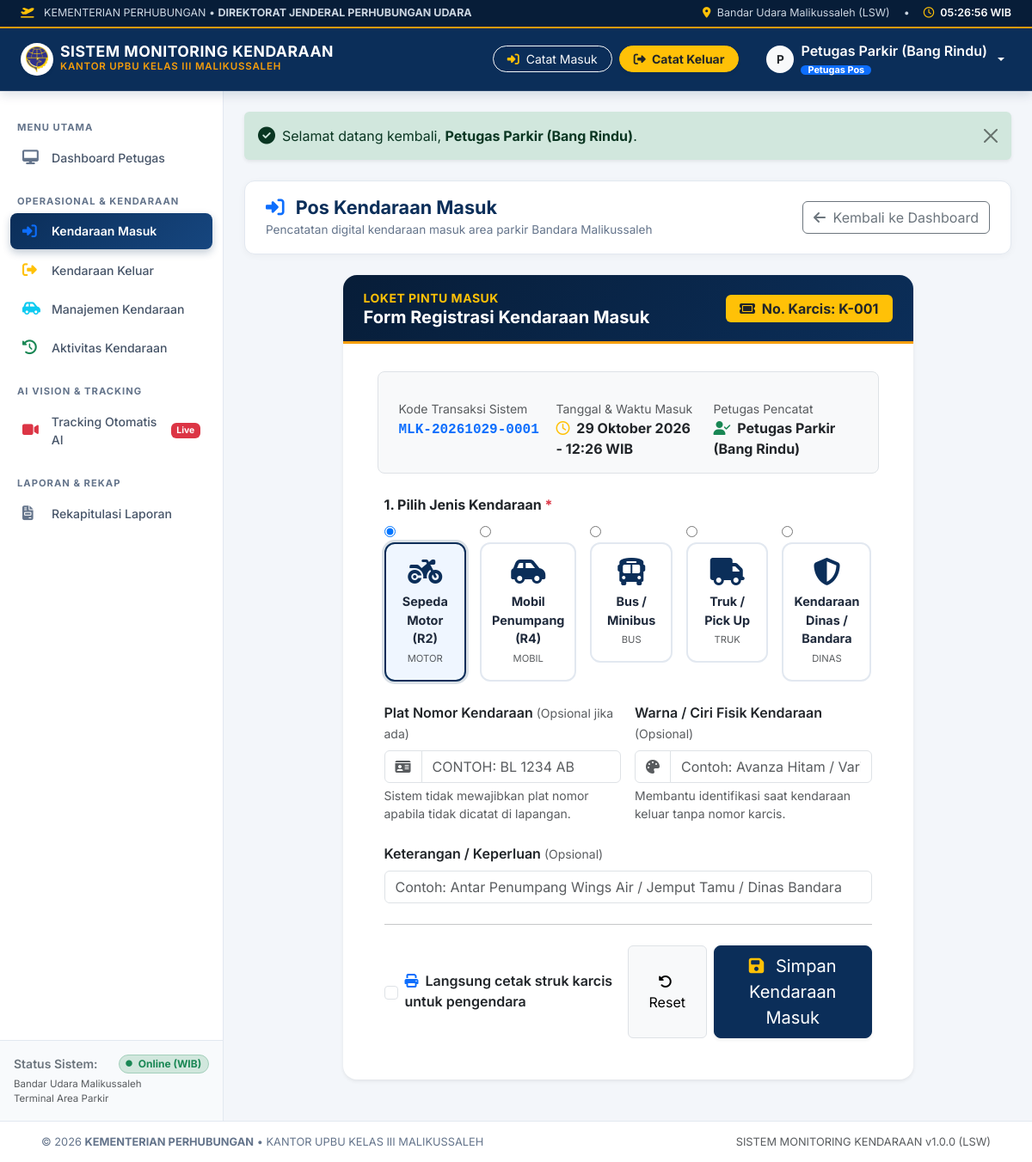
Screenshot of /petugas/masuk.php (signed in) with the database file from the repository.
### tables this page shows
CREATE TABLE `jenis_kendaraan` (
    `id` INT AUTO_INCREMENT PRIMARY KEY,
    `nama_jenis` VARCHAR(50) NOT NULL,
    `kode_kategori` VARCHAR(20) NOT NULL UNIQUE,
    `icon_class` VARCHAR(50) DEFAULT 'fa-solid fa-car',
    `warna_badge` VARCHAR(30) DEFAULT 'primary',
    `urutan` INT DEFAULT 1,
    `status` ENUM('aktif', 'nonaktif') NOT NULL DEFAULT 'aktif',
    `created_at` DATETIME DEFAULT CURRENT_TIMESTAMP
);

### petugas/masuk.php (the view, shortened to what this page needs)
<?php
$pdo = getDB();
$now_time = date('H:i');
$stmt_jenis = $pdo->query("SELECT * FROM jenis_kendaraan WHERE status = 'aktif' ORDER BY urutan ASC");
$jenis_list = $stmt_jenis->fetchAll();
$next_kode = generate_kode_transaksi($pdo);
$next_karcis = generate_nomor_karcis($pdo);
require_once __DIR__ . '/../includes/header.php';
?>
<div class="page-header-box">
    <div>
        <h1 class="page-header-title">
            <i class="fa-solid fa-right-to-bracket text-primary me-2"></i> Pos Kendaraan Masuk
        </h1>
        <div class="page-header-subtitle">
            Pencatatan digital kendaraan masuk area parkir Bandara Malikussaleh
        </div>
    </div>
    <a href="<?= BASE_URL ?>/petugas/dashboard.php" class="btn btn-outline-secondary">
        <i class="fa-solid fa-arrow-left me-1"></i> Kembali ke Dashboard
    </a>
</div>
<div class="row justify-content-center">
    <div class="col-lg-10 col-xl-9">
        <div class="card border-0 shadow-sm rounded-4 overflow-hidden mb-4">
            <div class="bg-primary text-white p-3 px-4 d-flex justify-content-between align-items-center" style="background: linear-gradient(135deg, #071d38 0%, #0b2e59 100%) !important; border-bottom: 3px solid #f59e0b;">
                <div>
                    <div class="small text-warning text-uppercase fw-bold" style="letter-spacing: 0.5px;">Loket Pintu Masuk</div>
                    <h5 class="mb-0 fw-bold">Form Registrasi Kendaraan Masuk</h5>
                </div>
                <div class="text-end">
                    <span class="badge bg-warning text-dark px-3 py-2 fs-6 fw-bold">
                        <i class="fa-solid fa-ticket me-1"></i> No. Karcis: <?= $next_karcis ?>
                    </span>
                </div>
            </div>
            <div class="card-body p-4 p-md-5">
                <form action="" method="POST" id="formMasuk">
                    <div class="row g-3 p-3 bg-light rounded-3 border mb-4">
                        <div class="col-md-4">
                            <label class="small text-muted d-block">Kode Transaksi Sistem</label>
                            <span class="fw-bold text-primary font-monospace"><?= $next_kode ?></span>
                        </div>
                        <div class="col-md-4">
                            <label class="small text-muted d-block">Tanggal & Waktu Masuk</label>
                            <span class="fw-bold text-dark"><i class="fa-regular fa-clock me-1 text-warning"></i> <?= format_tanggal_indo($today) ?> - <?= $now_time ?> WIB</span>
                        </div>
                        <div class="col-md-4">
                            <label class="small text-muted d-block">Petugas Pencatat</label>
                            <span class="fw-bold text-dark"><i class="fa-solid fa-user-check me-1 text-success"></i> <?= e($_SESSION['user_nama']) ?></span>
                        </div>
                    </div>
                    <div class="mb-4">
                        <label class="form-label fw-bold text-dark fs-6 mb-2">
                            1. Pilih Jenis Kendaraan <span class="text-danger">*</span>
                        </label>
                        <div class="row g-3">
                            <?php foreach ($jenis_list as $index => $j): ?>
                                <div class="col-6 col-md-4 col-lg">
                                    <label class="w-100 mb-0">
                                        <input type="radio" name="jenis_kendaraan_id" value="<?= $j['id'] ?>" class="vehicle-radio" <?= $index === 0 ? 'checked' : '' ?> required>
                                        <div class="btn-vehicle-select <?= $index === 0 ? 'selected' : '' ?>">
                                            <i class="<?= e($j['icon_class']) ?> v-icon"></i>
                                            <span class="v-name"><?= e($j['nama_jenis']) ?></span>
                                            <small class="text-muted mt-1" style="font-size: 0.7rem;"><?= e($j['kode_kategori']) ?></small>
                                        </div>
                                    </label>
                                </div>
                            <?php endforeach; ?>
                        </div>
                    </div>
                    <div class="row g-3 mb-4">
                        <div class="col-md-6">
                            <label for="plat_nomor" class="form-label fw-semibold text-dark">
                                Plat Nomor Kendaraan <span class="text-muted small fw-normal">(Opsional jika ada)</span>
                            </label>
                            <div class="input-group">
                                <span class="input-group-text bg-white"><i class="fa-solid fa-id-card text-muted"></i></span>
                                <input type="text" class="form-control text-uppercase" id="plat_nomor" name="plat_nomor" placeholder="Contoh: BL 1234 AB" autocomplete="off">
                            </div>
                            <div class="form-text small text-muted">Sistem tidak mewajibkan plat nomor apabila tidak dicatat di lapangan.</div>
                        </div>
                        <div class="col-md-6">
                            <label for="ciri_kendaraan" class="form-label fw-semibold text-dark">
                                Warna / Ciri Fisik Kendaraan <span class="text-muted small fw-normal">(Opsional)</span>
                            </label>
                            <div class="input-group">
                                <span class="input-group-text bg-white"><i class="fa-solid fa-palette text-muted"></i></span>
                                <input type="text" class="form-control" id="ciri_kendaraan" name="ciri_kendaraan" placeholder="Contoh: Avanza Hitam / Vario Putih" autocomplete="off">
                            </div>
                            <div class="form-text small text-muted">Membantu identifikasi saat kendaraan keluar tanpa nomor karcis.</div>
                        </div>
                    </div>
                    <div class="mb-4">
                        <label for="keterangan" class="form-label fw-semibold text-dark">
                            Keterangan / Keperluan <span class="text-muted small fw-normal">(Opsional)</span>
                        </label>
                        <input type="text" class="form-control" id="keterangan" name="keterangan" placeholder="Contoh: Antar Penumpang Wings Air / Jemput Tamu / Dinas Bandara" autocomplete="off">
                    </div>
                    <hr class="my-4">
                    <div class="d-flex flex-column flex-sm-row justify-content-between gap-3">
                        <div class="form-check d-flex align-items-center">
                            <input class="form-check-input me-2" type="checkbox" name="cetak_karcis" id="cetak_karcis" value="1">
                            <label class="form-check-label fw-semibold text-dark" for="cetak_karcis">
                                <i class="fa-solid fa-print me-1 text-primary"></i> Langsung cetak struk karcis untuk pengendara
                            </label>
                        </div>
                        <div class="d-flex gap-2">
                            <button type="reset" class="btn btn-light border px-4">
                                <i class="fa-solid fa-rotate-left me-1"></i> Reset
                            </button>
                            <button type="submit" name="simpan_masuk" value="1" class="btn btn-primary btn-lg px-4 shadow-sm" style="background: #0b2e59; border-color: #0b2e59;">
                                <i class="fa-solid fa-floppy-disk me-2 text-warning"></i> Simpan Kendaraan Masuk
                            </button>
                        </div>
                    </div>
                </form>
            </div>
        </div>
    </div>
</div>
<?php require_once __DIR__ . '/../includes/footer.php'; ?>

### assets/css/kemenhub-theme.css (style rules this page uses)
:root { --kemenhub-navy: #0b2e59; --kemenhub-navy-dark: #071d38; --kemenhub-navy-light: #16467f; --kemenhub-gold: #f59e0b; --kemenhub-gold-hover: #d97706; --kemenhub-gold-soft: #fef3c7; --kemenhub-sky: #0ea5e9; --kemenhub-bg: #f3f6fa; --kemenhub-card-bg: #ffffff; --kemenhub-border: #e2e8f0; --kemenhub-text: #1e293b; --kemenhub-text-muted: #64748b; --sidebar-width: 260px; }
body { font-family: 'Inter', system-ui, -apple-system, BlinkMacSystemFont, "Segoe UI", Roboto, sans-serif; background-color: var(--kemenhub-bg); color: var(--kemenhub-text); min-height: 100vh; display: flex; flex-direction: column; }
.page-header-box { background: #ffffff; border-radius: 12px; padding: 18px 24px; margin-bottom: 24px; box-shadow: 0 2px 8px rgba(0, 0, 0, 0.04); border: 1px solid var(--kemenhub-border); display: flex; justify-content: space-between; align-items: center; flex-wrap: wrap; gap: 12px; }
.page-header-title { font-size: 1.35rem; font-weight: 700; color: var(--kemenhub-navy); margin-bottom: 2px; }
.page-header-subtitle { font-size: 0.85rem; color: var(--kemenhub-text-muted); }
.btn-vehicle-select { padding: 16px 12px; border-radius: 12px; border: 2px solid var(--kemenhub-border); background: #ffffff; text-align: center; cursor: pointer; transition: all 0.2s ease; display: flex; flex-direction: column; align-items: center; justify-content: center; width: 100%; }
.btn-vehicle-select.selected, .vehicle-radio:checked + .btn-vehicle-select { border-color: var(--kemenhub-navy); background: #eff6ff; box-shadow: 0 0 0 3px rgba(11, 46, 89, 0.15); }
.btn-vehicle-select .v-icon { font-size: 2rem; color: var(--kemenhub-navy); margin-bottom: 8px; }
.btn-vehicle-select .v-name { font-weight: 700; font-size: 0.9rem; color: var(--kemenhub-text); }

### rows the page displays
jenis_kendaraan: nama_jenis "Sepeda Motor (R2)", kode_kategori "MOTOR"
jenis_kendaraan: nama_jenis "Mobil Penumpang (R4)", kode_kategori "MOBIL"
jenis_kendaraan: nama_jenis "Bus / Minibus", kode_kategori "BUS"
jenis_kendaraan: nama_jenis "Truk / Pick Up", kode_kategori "TRUK"
jenis_kendaraan: nama_jenis "Kendaraan Dinas / Bandara", kode_kategori "DINAS"

### other values shown
INSTANSI_NAME "KEMENTERIAN PERHUBUNGAN"
INSTANSI_SUB "DIREKTORAT JENDERAL PERHUBUNGAN UDARA"
AIRPORT_NAME "Bandar Udara Malikussaleh"
AIRPORT_CODE "LSW"
APP_NAME "SISTEM MONITORING KENDARAAN"
UPBU_NAME "KANTOR UPBU KELAS III MALIKUSSALEH"
substr($user_nama, 0, 1) "P"
$user_nama "Petugas Parkir (Bang Rindu)"
$role_label "Petugas Pos"
$msg['text'] "Selamat datang kembali, Petugas Parkir (Bang Rindu) ."
$next_karcis "K-001"
$next_kode "MLK-20261029-0001"
$_SESSION['user_nama'] "Petugas Parkir (Bang Rindu)"
APP_VERSION "1.0.0"
